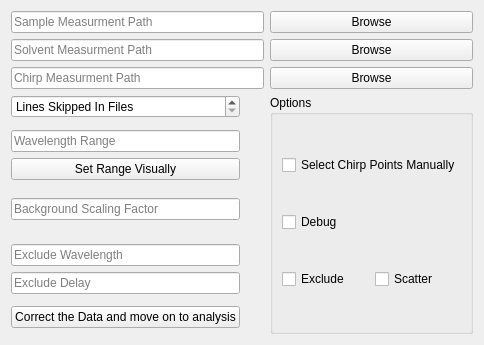
      <widget class="QWidget" name="Chirp">
       <layout class="QGridLayout" name="gridLayout_22">
        <item row="1" column="0" colspan="5">
         <widget class="QLineEdit" name="Chirp_Solvent_Dir">
          <property name="toolTip">
           <string>&lt;html&gt;&lt;head/&gt;&lt;body&gt;&lt;p&gt;Input the filepath of the background / pure solvent measurement or use the &amp;quot;Browse&amp;quot;-button on the right.&lt;/p&gt;&lt;p&gt;&lt;span style=&quot; font-weight:600; text-decoration: underline;&quot;&gt;Example:&lt;/span&gt;&lt;/p&gt;&lt;p&gt;/home/user/documents/fsta_measurements/[...]solvent.dat / .txt etc.&lt;/p&gt;&lt;/body&gt;&lt;/html&gt;</string>
          </property>
          <property name="text">
           <string/>
          </property>
          <property name="placeholderText">
           <string>Solvent Measurment Path</string>
          </property>
         </widget>
        </item>
        <item row="13" column="0">
         <widget class="QLineEdit" name="Chirp_Exclude_Wave">
          <property name="text">
           <string/>
          </property>
          <property name="placeholderText">
           <string>Exclude Wavelength</string>
          </property>
         </widget>
        </item>
        <item row="9" column="0">
         <widget class="QLineEdit" name="Chirp_Scale">
          <property name="toolTip">
           <string>&lt;html&gt;&lt;head/&gt;&lt;body&gt;&lt;p&gt;Input the &lt;span style=&quot; font-style:italic;&quot;&gt;OD&lt;/span&gt;-value for the calculation of the scaling factor for the background/solvent measurement using formula (a) according to [1].&lt;/p&gt;&lt;p&gt;(a)&lt;span style=&quot; font-style:italic;&quot;&gt; f&lt;/span&gt; = (1-10&lt;span style=&quot; font-style:italic; vertical-align:super;&quot;&gt;-OD&lt;/span&gt;) / (2.3 * &lt;span style=&quot; font-style:italic;&quot;&gt;OD&lt;/span&gt;)&lt;/p&gt;&lt;p&gt;&lt;span style=&quot; font-weight:600; text-decoration: underline;&quot;&gt;Example:&lt;/span&gt;&lt;/p&gt;&lt;p&gt;The OD-value is 0.171.&lt;/p&gt;&lt;p&gt;&lt;span style=&quot; font-weight:600; text-decoration: underline;&quot;&gt;Input:&lt;/span&gt;&lt;/p&gt;&lt;p&gt;0.171&lt;/p&gt;&lt;p&gt;[1] Lorenc, M., Ziolek, M., Naskrecki, R. &lt;span style=&quot; font-style:italic;&quot;&gt;et al.Appl Phys B &lt;/span&gt;&lt;span style=&quot; font-weight:600;&quot;&gt;2002, &lt;/span&gt;&lt;span style=&quot; font-style:italic;&quot;&gt;74&lt;/span&gt;, 19–27.&lt;/p&gt;&lt;/body&gt;&lt;/html&gt;</string>
          </property>
          <property name="text">
           <string/>
          </property>
          <property name="placeholderText">
           <string>Background Scaling Factor</string>
          </property>
         </widget>
        </item>
        <item row="2" column="5">
         <widget class="QPushButton" name="Chirp_Browse_Chirp">
          <property name="toolTip">
           <string>&lt;html&gt;&lt;head/&gt;&lt;body&gt;&lt;p&gt;Click to open a directory dialog and select the file containing the chirp/OKE measurment data.&lt;/p&gt;&lt;/body&gt;&lt;/html&gt;</string>
          </property>
          <property name="text">
           <string>Browse</string>
          </property>
         </widget>
        </item>
        <item row="14" column="0">
         <widget class="QLineEdit" name="Chirp_Exclude_Delay">
          <property name="placeholderText">
           <string>Exclude Delay</string>
          </property>
         </widget>
        </item>
        <item row="6" column="0">
         <widget class="QPushButton" name="Chirp_Visually">
          <property name="text">
           <string>Set Range Visually</string>
          </property>
         </widget>
        </item>
        <item row="5" column="0">
         <widget class="QLineEdit" name="Chirp_Wave_Range">
          <property name="toolTip">
           <string>&lt;html&gt;&lt;head/&gt;&lt;body&gt;&lt;p&gt;Input the upper and lower bound for the wavelength range of interest.&lt;/p&gt;&lt;p&gt;&lt;span style=&quot; font-weight:600; text-decoration: underline;&quot;&gt;Example:&lt;/span&gt;&lt;/p&gt;&lt;p&gt;Data measured from 200 to 900 nm but relevant range is only from 350 to 800 nm.&lt;/p&gt;&lt;p&gt;&lt;span style=&quot; font-weight:600; text-decoration: underline;&quot;&gt;Input:&lt;/span&gt;&lt;/p&gt;&lt;p&gt;350, 800&lt;/p&gt;&lt;/body&gt;&lt;/html&gt;</string>
          </property>
          <property name="placeholderText">
           <string>Wavelength Range</string>
          </property>
         </widget>
        </item>
        <item row="1" column="5">
         <widget class="QPushButton" name="Chirp_Browse_Solvent">
          <property name="toolTip">
           <string>&lt;html&gt;&lt;head/&gt;&lt;body&gt;&lt;p&gt;Click to open a directory dialog and select the file containing the solvent/background measurment data.&lt;/p&gt;&lt;/body&gt;&lt;/html&gt;</string>
          </property>
          <property name="text">
           <string>Browse</string>
          </property>
         </widget>
        </item>
        <item row="0" column="0" colspan="5">
         <widget class="QLineEdit" name="Chirp_Sample_Dir">
          <property name="toolTip">
           <string>&lt;html&gt;&lt;head/&gt;&lt;body&gt;&lt;p&gt;Input the filepath of the sample measurement or use the &amp;quot;Browse&amp;quot;-button on the right.&lt;/p&gt;&lt;p&gt;&lt;span style=&quot; font-weight:600; text-decoration: underline;&quot;&gt;Example:&lt;/span&gt;&lt;/p&gt;&lt;p&gt;/home/user/documents/fsta_measurements/[...]sample_1_raw.dat / .txt etc.&lt;/p&gt;&lt;/body&gt;&lt;/html&gt;</string>
          </property>
          <property name="text">
           <string/>
          </property>
          <property name="placeholderText">
           <string>Sample Measurment Path</string>
          </property>
         </widget>
        </item>
        <item row="16" column="0">
         <widget class="QPushButton" name="Chirp_Done">
          <property name="text">
           <string>Correct the Data and move on to analysis</string>
          </property>
         </widget>
        </item>
        <item row="3" column="5" rowspan="15">
         <widget class="QGroupBox" name="Chirp_options">
          <property name="title">
           <string>Options</string>
          </property>
          <layout class="QGridLayout" name="gridLayout_23">
           <item row="4" column="0">
            <widget class="QCheckBox" name="Chirp_Exclude">
             <property name="text">
              <string>Exclude</string>
             </property>
            </widget>
           </item>
           <item row="1" column="0" colspan="2">
            <widget class="QCheckBox" name="Chirp_Manually">
             <property name="toolTip">
              <string>&lt;!DOCTYPE HTML PUBLIC &quot;-//W3C//DTD HTML 4.0//EN&quot; &quot;http://www.w3.org/TR/REC-html40/strict.dtd&quot;&gt;
&lt;html&gt;&lt;head&gt;&lt;meta name=&quot;qrichtext&quot; content=&quot;1&quot; /&gt;&lt;style type=&quot;text/css&quot;&gt;
p, li { white-space: pre-wrap; }
&lt;/style&gt;&lt;/head&gt;&lt;body style=&quot; font-family:'Sans Serif'; font-size:9pt; font-weight:400; font-style:normal;&quot;&gt;
&lt;p style=&quot; margin-top:0px; margin-bottom:0px; margin-left:0px; margin-right:0px; -qt-block-indent:0; text-indent:0px;&quot;&gt;If selected points for the curve fit can be selected manually with a lasso, otherwise points will be selected automatically and data spikes will be removed automatically.&lt;br /&gt;&lt;/p&gt;
&lt;p style=&quot; margin-top:0px; margin-bottom:0px; margin-left:0px; margin-right:0px; -qt-block-indent:0; text-indent:0px;&quot;&gt;Note:&lt;/p&gt;
&lt;p style=&quot; margin-top:0px; margin-bottom:0px; margin-left:0px; margin-right:0px; -qt-block-indent:0; text-indent:0px;&quot;&gt;If chirp is rather scattered, it is recommended to select the points manually.&lt;/p&gt;&lt;/body&gt;&lt;/html&gt;</string>
             </property>
             <property name="text">
              <string>Select Chirp Points Manually</string>
             </property>
            </widget>
           </item>
           <item row="4" column="1">
            <widget class="QCheckBox" name="Chirp_Scatter">
             <property name="toolTip">
              <string>&lt;html&gt;&lt;head/&gt;&lt;body&gt;&lt;p&gt;Only select if Exclude is also selected.&lt;/p&gt;&lt;/body&gt;&lt;/html&gt;</string>
             </property>
             <property name="text">
              <string>Scatter</string>
             </property>
            </widget>
           </item>
           <item row="3" column="0">
            <widget class="QCheckBox" name="Chirp_Debug">
             <property name="text">
              <string>Debug</string>
             </property>
            </widget>
           </item>
          </layout>
         </widget>
        </item>
        <item row="0" column="5">
         <widget class="QPushButton" name="Chirp_Browse_Sample">
          <property name="toolTip">
           <string>&lt;html&gt;&lt;head/&gt;&lt;body&gt;&lt;p&gt;Click to open a directory dialog and select the file containing the sample measurment data.&lt;/p&gt;&lt;/body&gt;&lt;/html&gt;</string>
          </property>
          <property name="text">
           <string>Browse</string>
          </property>
         </widget>
        </item>
        <item row="2" column="0" colspan="5">
         <widget class="QLineEdit" name="Chirp_Chirp_Dir">
          <property name="toolTip">
           <string>&lt;html&gt;&lt;head/&gt;&lt;body&gt;&lt;p&gt;Input the filepath of the chirp / OKE measurement or use the &amp;quot;Browse&amp;quot;-button on the right.&lt;/p&gt;&lt;p&gt;&lt;span style=&quot; font-weight:600; text-decoration: underline;&quot;&gt;Example:&lt;/span&gt;&lt;/p&gt;&lt;p&gt;/home/user/documents/fsta_measurements/[...]GATE.dat / .txt etc.&lt;/p&gt;&lt;/body&gt;&lt;/html&gt;</string>
          </property>
          <property name="text">
           <string/>
          </property>
          <property name="placeholderText">
           <string>Chirp Measurment Path</string>
          </property>
         </widget>
        </item>
        <item row="3" column="0">
         <widget class="QSpinBox" name="Chirp_Header">
          <property name="toolTip">
           <string>&lt;!DOCTYPE HTML PUBLIC &quot;-//W3C//DTD HTML 4.0//EN&quot; &quot;http://www.w3.org/TR/REC-html40/strict.dtd&quot;&gt;
&lt;html&gt;&lt;head&gt;&lt;meta name=&quot;qrichtext&quot; content=&quot;1&quot; /&gt;&lt;style type=&quot;text/css&quot;&gt;
p, li { white-space: pre-wrap; }
&lt;/style&gt;&lt;/head&gt;&lt;body style=&quot; font-family:'Sans Serif'; font-size:9pt; font-weight:400; font-style:normal;&quot;&gt;
&lt;p style=&quot; margin-top:12px; margin-bottom:12px; margin-left:0px; margin-right:0px; -qt-block-indent:0; text-indent:0px;&quot;&gt;Input the numver of lines skipped in the data files. (Default: 0)&lt;/p&gt;
&lt;p style=&quot; margin-top:12px; margin-bottom:12px; margin-left:0px; margin-right:0px; -qt-block-indent:0; text-indent:0px;&quot;&gt;&lt;span style=&quot; font-weight:600; text-decoration: underline;&quot;&gt;Example:&lt;/span&gt;&lt;/p&gt;
&lt;p style=&quot; margin-top:12px; margin-bottom:12px; margin-left:0px; margin-right:0px; -qt-block-indent:0; text-indent:0px;&quot;&gt;The first 10 lines of the file contain information about the measurment and not actual data points.&lt;/p&gt;
&lt;p style=&quot; margin-top:12px; margin-bottom:12px; margin-left:0px; margin-right:0px; -qt-block-indent:0; text-indent:0px;&quot;&gt;&lt;span style=&quot; font-weight:600; text-decoration: underline;&quot;&gt;Input:&lt;/span&gt;&lt;/p&gt;
&lt;p style=&quot; margin-top:12px; margin-bottom:12px; margin-left:0px; margin-right:0px; -qt-block-indent:0; text-indent:0px;&quot;&gt;10&lt;/p&gt;
&lt;p style=&quot; margin-top:12px; margin-bottom:12px; margin-left:0px; margin-right:0px; -qt-block-indent:0; text-indent:0px;&quot;&gt;Note: This value will be applied to all three files.&lt;/p&gt;&lt;/body&gt;&lt;/html&gt;</string>
          </property>
          <property name="specialValueText">
           <string>Lines Skipped In Files</string>
          </property>
         </widget>
        </item>
       </layout>
      </widget>
